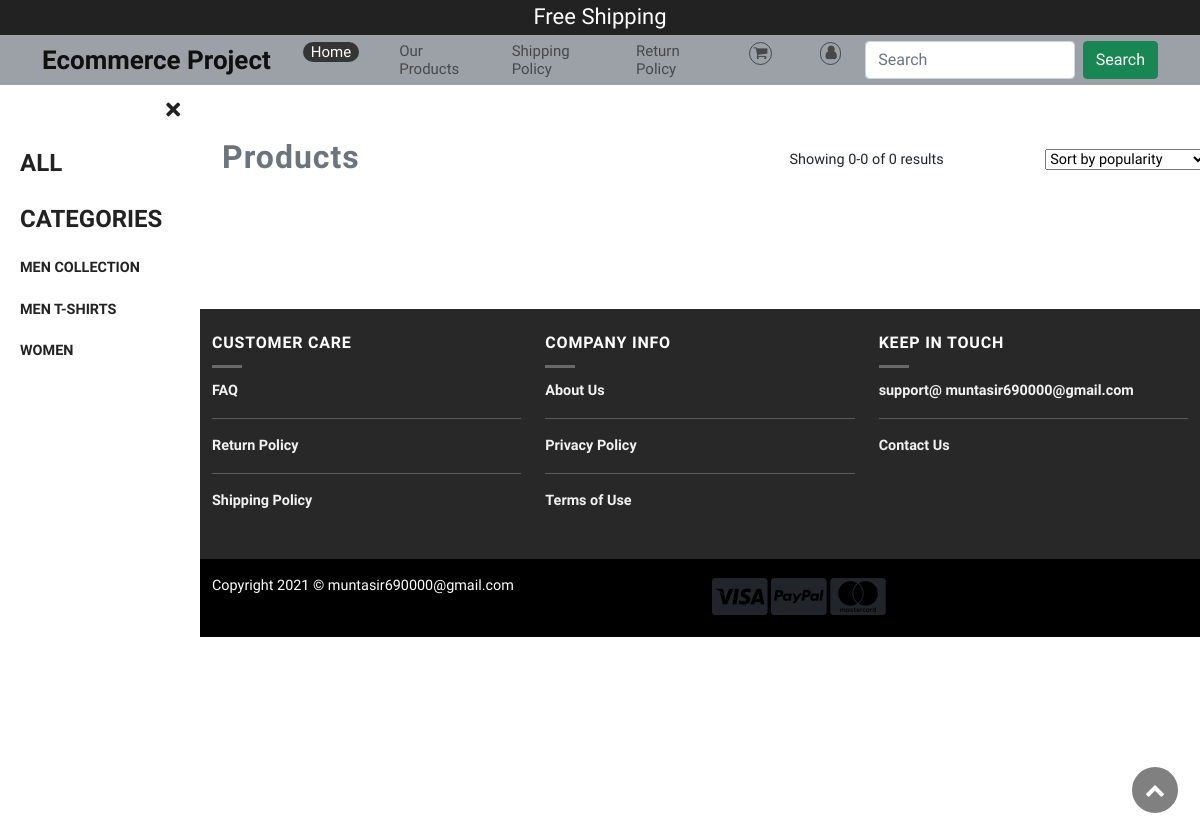
The app's page /all_product/, older data.
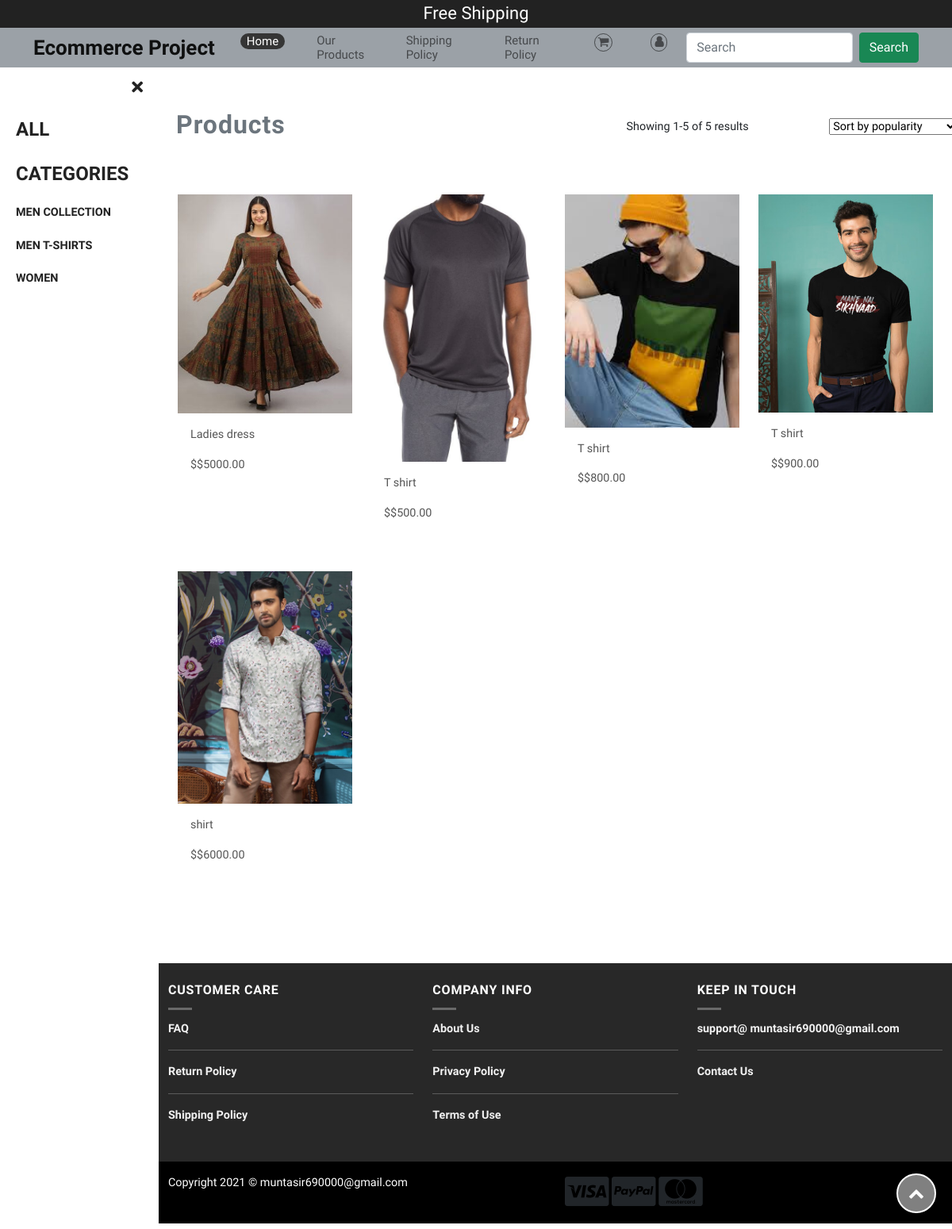
The same page, newer data.
### eshop/models.py (models this page shows, shortened)
class Category(models.Model):
    name = models.CharField(max_length=200, db_index=True)
    slug = models.SlugField(max_length=200,unique=True)
    class Meta:
        ordering = ('name',)
        verbose_name = 'category'
        verbose_name_plural = 'categories'
    def get_absolute_url(self):
        return reverse("eshop:product_list_by_category", args=[self.slug])

class Product(models.Model):
    category = models.ForeignKey(Category,related_name='products',on_delete=models.CASCADE)
    seller = models.ForeignKey(Seller,related_name='products', on_delete=models.CASCADE)
    name = models.CharField(max_length=200, db_index=True)
    slug = models.SlugField(max_length=200, db_index=True)
    image = models.ImageField(upload_to='media/%m/',blank=True)
    description = models.TextField(blank=True)
    price = models.DecimalField(max_digits=10, decimal_places=2)
    available = models.BooleanField(default=True)
    created = models.DateTimeField(auto_now_add=True)
    updated = models.DateTimeField(auto_now=True)
    weight = models.IntegerField(blank=True)
    class Meta:
        ordering = ('name',)
        index_together = (('id','slug'),)
    def get_absolute_url(self):
        return reverse("eshop:product_detail", args=[self.id, self.slug])

### eshop/views.py (the view)
# urls.py: path('all_product/',views.all_product, name='all_product'),
def all_product(request, category_slug=None):
    category = None
    categories = Category.objects.all()
    products = Product.objects.filter(available=True)
    paginator=Paginator(products,12)
    page=request.GET.get('page')
    paged_products=paginator.get_page(page)
    if category_slug:
        category = get_object_or_404(Category, slug=category_slug)
        products = products.filter(category=category)
        paginator=Paginator(products,12)
        page=request.GET.get('page')
        paged_products=paginator.get_page(page)
    return render(request,'our_products.html',
                                {'category':category,
                                'categories':categories,
                                'products':paged_products})

### cart/cart.py (called while the page is built)
    def __len__(self):
        return sum(item['quantity'] for item in self.cart.values())

### cart/context_processors.py (called while the page is built)
def cart(request):
    return {'cart': Cart(request)}

### eshop/templates/our_products.html (shortened to what this page needs)
{% load static %}
<!DOCTYPE html>
<html lang="en">
<head>
    <link href="https://use.fontawesome.com/releases/v5.0.6/css/all.css" rel="stylesheet" />
    <link rel="stylesheet" href="https://stackpath.bootstrapcdn.com/font-awesome/4.7.0/css/font-awesome.min.css" />
    <link href="https://cdn.jsdelivr.net/npm/bootstrap@5.0.0-beta2/dist/css/bootstrap.min.css" rel="stylesheet" />
    <link rel="stylesheet" href="{% static 'assets/css/style.css' %}" />
</head>
<body>
    <div class="container-fulid topbar mb-0">
        <p>Free Shipping </p>
    </div>
    <div class="page-wrapper chiller-theme toggled">
        <nav id="navbar_top" class="navbar navbar-expand-lg navbar-light bg-light topnavbar">
            <div class="container">
                <a class="navbar-brand" href="{% url 'eshop:product_list' %}" id="BrandName">Ecommerce Project</a>
                <div class="collapse navbar-collapse order-1" id="navbarSupportedContent">
                    <ul class="navbar-nav ms-auto mb-2 mb-lg-0">
                        <li class="nav-item">
                            <a class="nav-link active" aria-current="page" href="{% url 'eshop:product_list' %}">Home</a>
                        </li>
                        <li class="nav-item">
                            <a class="nav-link shipping" href="{% url 'eshop:all_product' %}">Our Products</a>
                        </li>
                        <li class="nav-item">
                            <a class="nav-link shipping" href="#">Shipping Policy</a>
                        </li>
                        <li class="nav-item">
                            <a class="nav-link" href="#">Return Policy</a>
                        </li>
                        {% with total_items=cart|length %} {% if total_items > 0 %}
                            <li class="nav-item">
                                <a class="nav-link" href="{% url 'cart:cart_detail' %}">
                                    <i class="fa fa-shopping-cart cart " data-toggle="tooltip" data-placement="bottom" data-original-title="Tooltip on bottom" class="red-tooltip" title="{{ total_items }} item{{ total_items|pluralize }},${{ cart.get_total_price }}" aria-hidden="true"></i>
                                </a>
                            </li>
                            {% else %}
                            <li class="nav-item">
                                <a class="nav-link" href="#">
                                    <i class="fa fa-shopping-cart cart " data-toggle="tooltip" data-placement="bottom" data-original-title="Tooltip on bottom" class="red-tooltip" title="No Product in the Cart" aria-hidden="true"></i>
                                </a>
                            </li>
                        {% endif %} {% endwith %}
                        <li class="nav-item">
                            <a class="nav-link" href="#">
                                <i class="fa fa-user user" aria-hidden="true"></i>
                            </a>
                        </li>
                    </ul>
                    <form class="d-flex">
                        <input class="form-control me-2" type="search" placeholder="Search" aria-label="Search">
                        <button class="btn btn-success" type="submit">Search</button>
                    </form>
                </div>
            </div>
        </nav>
        <nav id="sidebar" class="sidebar-wrapper">
            <div class="sidebar-content">
                <div class="sidebar-brand">
                    <div id="close-sidebar" class="ms-auto">
                        <i class="fas fa-times"></i>
                    </div>
                </div>
                <div id="sidebar-wrapper">
                    <ul class="sidebar-nav">
                        <li class="sidebar-brand" {% if not category %} class="selected" {% endif %}>
                            <a class="category" href="{% url 'eshop:all_product' %}">All</a>
                        </li>
                        <li class="sidebar-brand "> <a class="category"> Categories </a> </li>
                        {% for c in categories %}
                        <li class="sidebar-brand" {% if category.slug == c.slug %}class="selected" {% endif %}>
                            <a href="{{ c.get_absolute_url }}">{{ c.name }}</a>
                        </li>
                        {% endfor %}
                    </ul>
                </div>
            </div>
        </nav>
        <main class="page-content">
            <div class="container">
                <div class="row mt-5 allproducts">
                    <div class="col-lg-6 col-md-6 col-sm-6">
                        <nav aria-label="breadcrumb text-center">
                            <ol class="breadcrumb" style="background-color: #fff!important;">
                                <li class="breadcrumb-item product active" aria-current="page">
                                    {% if category %}{{ category.name }}{% else %}Products{% endif %}
                                </li>
                            </ol>
                        </nav>
                    </div>
                    <div class="col-lg-4 col-md-4 col-sm-4 mt-3 text-center">
                        <p id="showproduct">Showing {{ products.start_index }}-{{ products.end_index }} of {{ products.paginator.count }} results</p>
                    </div>
                    <div class="col-lg-2 col-md-2 col-sm-2 mt-3">
                        <select class="nice-select" name="price">
                                                <option>Sort by popularity</option>
                                            </select>
                    </div>
                </div>
                <section id="portfolio" class="portfolio mt-5 mb-3">
                    <div class="container">
                        <div class="row portfolio-container" data-aos="fade-up" data-aos-delay="200">
                            {% for product in products %}
                            <div class="col-lg-3 col-md-4 col-sm-4 portfolio-item filter-app">
                                <div class="portfolio-wrap" onclick="window.location = ('{{ product.get_absolute_url }}')">
                                    <img width="400" height="400" src="{% if product.image %}{{ product.image.url }}{% else %}{% static ' img/no_image.png ' %}{% endif %}" class="img-fluid" alt="" />
                                </div>
                                <div class="card-body">
                                    <a href="{{ product.get_absolute_url }}" style="text-decoration: none; color: #555">
                                        <p class="card-text">
                                            {{ product.name }}
                                        </p>
                                        <p>
                                            <span>$${{ product.price }}</span>
                                        </p>
                                    </a>
                                </div>
                            </div>
                            {% endfor %}
                        </div>
                        <div class="row ">
                        </div>
                    </div>
                </section>
            </div>
            <section class="footer">
                <div class="container py-4">
                    <div class="row">
                        <div class="col-lg-4 col-md-4 col-sm-4 mb-4">
                            <h6 class="text-uppercase">customer care</h6>
                            <div class="is-divider small" style="
                              background-color: rgba(255, 255, 255, 0.3) !important;
                            "></div>
                            <p class="text-uppercase">faq</p>
                            <hr style="border-color: rgba(255, 255, 255, 0.08)" />
                            <p>Return Policy</p>
                            <hr style="border-color: rgba(255, 255, 255, 0.08)" />
                            <p>Shipping Policy</p>
                        </div>
                        <div class="col-lg-4 col-md-4 col-sm-4 mb-4">
                            <h6 class="text-uppercase">company info</h6>
                            <div class="is-divider small" style="
                              background-color: rgba(255, 255, 255, 0.3) !important;
                            "></div>
                            <p>About Us</p>
                            <hr style="border-color: rgba(255, 255, 255, 0.08)" />
                            <p>Privacy Policy</p>
                            <hr style="border-color: rgba(255, 255, 255, 0.08)" />
                            <p>Terms of Use</p>
                        </div>
                        <div class="col-lg-4 col-md-4 col-sm-4">
                            <h6 class="text-uppercase">keep in touch</h6>
                            <div class="is-divider small" style="
                              background-color: rgba(255, 255, 255, 0.3) !important;
                            "></div>
                            <p>support@ muntasir690000@gmail.com</p>
                            <hr style="border-color: rgba(255, 255, 255, 0.08)" />
                            <p>Contact Us</p>
                        </div>
                    </div>
                </div>
            </section>
            <footer style="background-color: #000000">
                <div class="container">
                    <div class="row">
                        <div class="col-md-6 mt-3 mb-4">
                            <p style="color: #fff">
                                Copyright 2021 © muntasir690000@gmail.com
                            </p>
                        </div>
                        <div class="col-md-6 mt-3 mb-6">
                            <i class="fa fa-3x fa-cc-visa" aria-hidden="true"></i>
                            <i class="fa fa-3x fa-cc-paypal" aria-hidden="true"></i>
                            <i class="fa fa-3x fa-cc-mastercard" aria-hidden="true"></i>
                        </div>
                    </div>
                </div>
            </footer>
            <button onclick="topFunction()" id="myBtn" title="Go to top">
                <i class="fa fa-chevron-up" aria-hidden="true"></i>
            </button>
        </main>
    </div>
</body>
</html>

Row changes from the older to the newer data that the page shows:
added Product: image (picture), name "Ladies dress", price "5000.00"
added Product: image (picture), name "T shirt", price "500.00"
added Product: image (picture), name "T shirt", price "800.00"
added Product: image (picture), name "T shirt", price "900.00"
added Product: image (picture), name "shirt", price "6000.00"
Text that changed along with them:
{{ products.start_index }}: "0" → "1"
{{ products.end_index }}: "0" → "5"
{{ products.paginator.count }}: "0" → "5"
